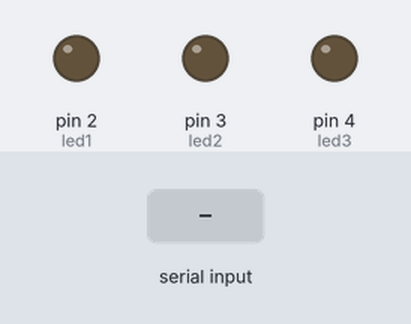
Recording of a sketch running on a simulated Arduino Uno, built with avr-gcc and run on an emulated ATmega328P. Shown: output pins drawn as LEDs (lit = HIGH). The inputs (shaded band) are chosen by the test bench.

Above: at 1.2 s.
1.3 s: "3\n" received over Serial
At 1.42 s:
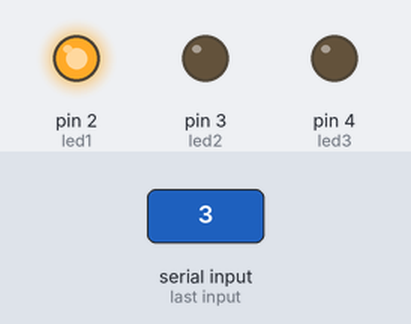
At 1.92 s:
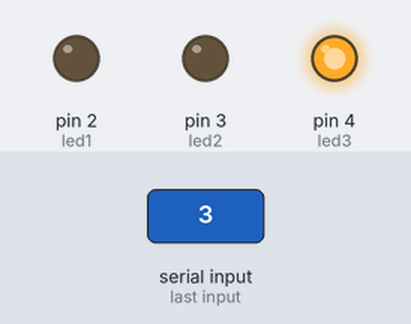
3.5 s: "1\n" received over Serial
At 3.8 s:
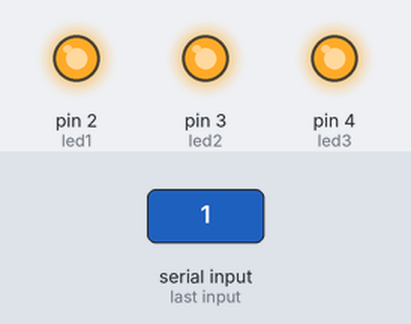
Timing chart, 0 to 6.5 s (numbered marks = the images above; inputs shaded):
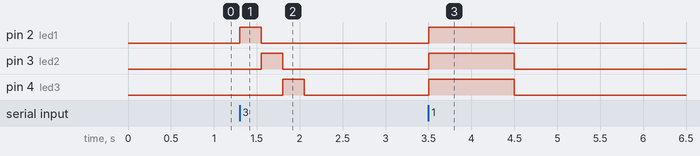

Measured:
- after the input at 1.3 s, pin 2 (led1): LOW → HIGH at once, → LOW 0.25 s later; pin 3 (led2): LOW → HIGH after 0.25 s, → LOW 0.25 s later; pin 4 (led3): LOW → HIGH after 0.50 s, → LOW 0.25 s later
- after the input at 3.5 s, pin 2 (led1), pin 3 (led2), pin 4 (led3): LOW → HIGH at once, → LOW 1.0 s later

The sketch:

sketch_dec8c.ino
```cpp
const int led1 = 2; // Khai báo chân số 2 cho đèn LED 1
const int led2 = 3; // Khai báo chân số 3 cho đèn LED 2
const int led3 = 4; // Khai báo chân số 4 cho đèn LED 3
int mode = 0; // Khai báo biến mode để lưu chế độ hoạt động của đèn. 0: Tắt, 1: Sáng bình thường, 2: Nhấp nháy, 3: Chạy đuổi

void setup() {
  pinMode(led1, OUTPUT); // Cấu hình chân led1 là ngõ ra
  pinMode(led2, OUTPUT); // Cấu hình chân led2 là ngõ ra
  pinMode(led3, OUTPUT); // Cấu hình chân led3 là ngõ ra
  Serial.begin(9600); // Khởi tạo giao tiếp Serial với tốc độ baud 9600 để nhận dữ liệu từ máy tính
}

void loop() {
  if (Serial.available() > 0) { // Kiểm tra xem có dữ liệu từ Serial port hay không
    mode = Serial.parseInt(); // Đọc giá trị số nguyên từ Serial port và gán cho biến mode
  }

  switch (mode) { // Chọn chế độ hoạt động dựa trên giá trị của biến mode
    case 1: // Chế độ sáng bình thường (Normal)
      digitalWrite(led1, HIGH); // Bật đèn LED 1
      digitalWrite(led2, HIGH); // Bật đèn LED 2
      digitalWrite(led3, HIGH); // Bật đèn LED 3
      break;
    case 2: // Chế độ nhấp nháy (Blink)
      digitalWrite(led1, HIGH); // Bật tất cả đèn LED
      digitalWrite(led2, HIGH);
      digitalWrite(led3, HIGH);
      delay(500); // Đợi 500ms (0.5 giây)
      digitalWrite(led1, LOW); // Tắt tất cả đèn LED
      digitalWrite(led2, LOW);
      digitalWrite(led3, LOW);
      delay(500); // Đợi 500ms (0.5 giây)
      break;
    case 3: // Chế độ chạy đuổi (Chase)
      digitalWrite(led1, HIGH); // Bật đèn LED 1
      delay(250); // Đợi 250ms (0.25 giây)
      digitalWrite(led1, LOW); // Tắt đèn LED 1
      digitalWrite(led2, HIGH); // Bật đèn LED 2
      delay(250); // Đợi 250ms (0.25 giây)
      digitalWrite(led2, LOW); // Tắt đèn LED 2
      digitalWrite(led3, HIGH); // Bật đèn LED 3
      delay(250); // Đợi 250ms (0.25 giây)
      digitalWrite(led3, LOW); // Tắt đèn LED 3
      break;
    default: // Chế độ tắt (Off) - mặc định khi mode không phải 1, 2, hay 3
      digitalWrite(led1, LOW); // Tắt đèn LED 1
      digitalWrite(led2, LOW); // Tắt đèn LED 2
      digitalWrite(led3, LOW); // Tắt đèn LED 3
      break;
  }
}
```
